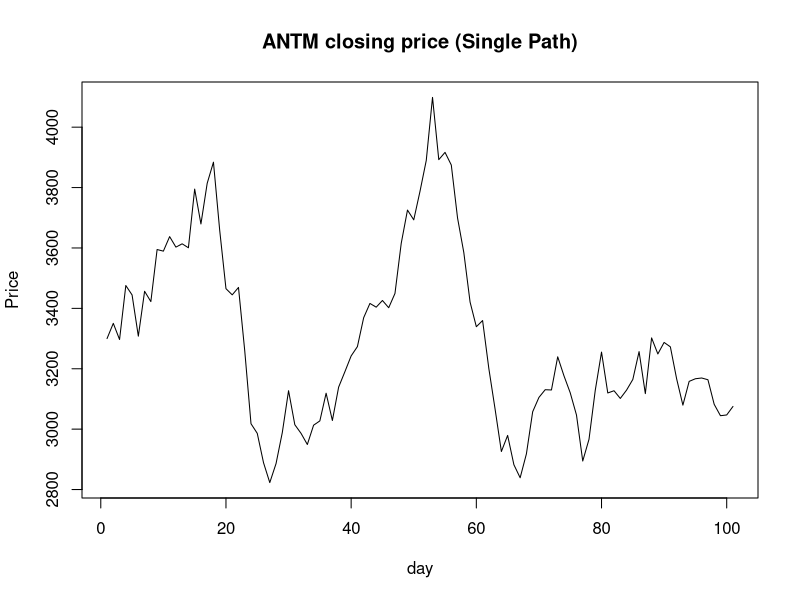

Write the R code that produced this figure.
## ---- chunk 1
#Menghitung Integral secara 'langsung'
integrate(function(x)sin(x)^2, lower=0, upper=pi)
#Menaksir Integral degan Monte Carlo
monte_int<-function(f, a, b, n=1e6){ #1e6 adlh 1jt=10^6
  x<-runif(n, min=a, max=b)
  return((b-a)*sum(f(x))/n)
}
monte_int(function(x)sin(x)^2, a=0, b=pi)
## ---- chunk 2
library(readr)
ANTM <- read.csv("ANTM.JK.csv")
View(ANTM)
ANTM = ANTM[,-1] #yang digunakan hanya kolom tambahan yaitu kolom H "Return" dengan perhitungan Return=Ln(Adj Close Hari ini/Adj Close Kemarin)
#Mean hitung excel: 1+0.001227556 = 1.001227556
#SD hitung excel: 0.03100741

library(dplyr)
Return= (select(ANTM,7))
summary(Return)
mean=colMeans(Return)
mean #Hasil R akan NA, maka digunakanlah Mean hasil hitung Excel
sd=sapply(Return,sd)
sd #Hasil R akan NA, maka digunakanlah Mean hasil hitung Excel

## Single Path
days <- 100
changes <- rnorm(days,mean=1.001227556,sd=0.03100741)
plot(cumprod(c(3300,changes)),type='l',ylab="Price",xlab="day", main="ANTM closing price (Single Path)") #3300 adalah harga open ANTM per lembar pada 15/01/2021

## Simulasi 1000 path
runs <- 1000
#simulates future movements and returns the closing price on day 200
generate.path <- function(){
  days <- 100
  changes <- rnorm(100,mean=1.001227556,sd=0.03100741)
  sample.path <- cumprod(c(3300,changes))
  closing.price <- sample.path[days+1] #+1 because we add the opening price
  return(closing.price)
}

mc.closing <- replicate(runs,generate.path())
median(mc.closing) #Rp 3633.685
mean(mc.closing) #Rp 3784.257
quantile(mc.closing, 0.95) #Rp 6068.015 #batas atas diambil di 95%
quantile(mc.closing, 0.05) #Rp 2184.885 #batas atas diambil di 5%

## Simulasi 10000 path
runs <- 10000
#simulates future movements and returns the closing price on day 200
generate.path <- function(){
  days <- 100
  changes <- rnorm(100,mean=1.001227556,sd=0.03100741)
  sample.path <- cumprod(c(3300,changes))
  closing.price <- sample.path[days+1] #+1 because we add the opening price
  return(closing.price)
}

mc.closing <- replicate(runs,generate.path())
median(mc.closing) #Rp 3561.527
mean(mc.closing) #Rp 3723.731
quantile(mc.closing, 0.95) #Rp 5900.938 #batas atas diambil di 95%
quantile(mc.closing, 0.05) #Rp 2140.94 #batas atas diambil di 5%
